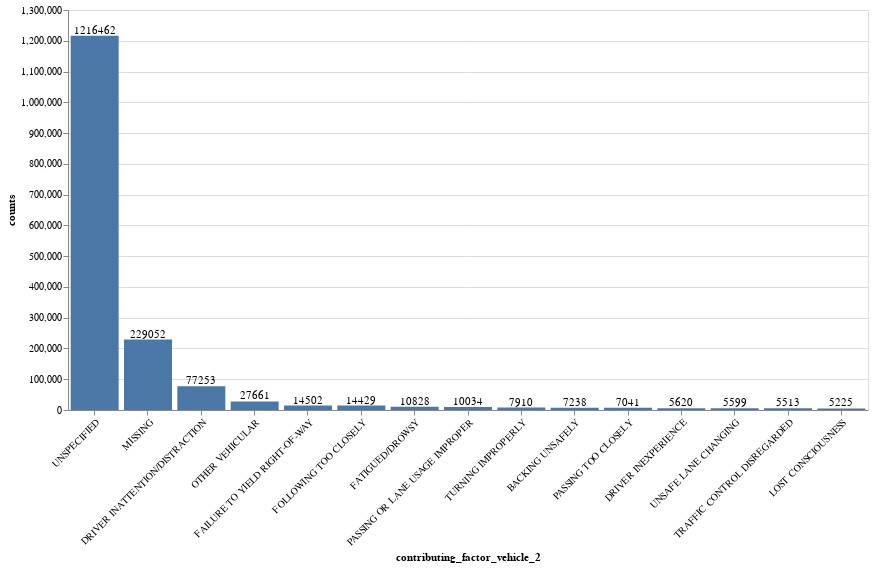

The cell this chart's notebook holds for it:
### Code cell
source = data_df.groupby('contributing_factor_vehicle_2').size().sort_values(ascending=False).to_frame('counts').reset_index().nlargest(15, 'counts')

bars = alt.Chart().mark_bar().encode(
    x=alt.X('contributing_factor_vehicle_2:N', sort='-y', axis=alt.Axis(labelAngle=-45)),
    y=alt.Y('counts:Q'),
)

texts = bars.mark_text(
    align='center',
    baseline='bottom',
).encode(
    text='counts:Q'
)

alt.layer(bars, texts, data=source).properties(
    width=800,
    height=400
)

### Figure 1 — Vega-Lite specification as saved in the notebook (floating-point values rounded to 4 significant figures)
{"config": {"view": {"continuousWidth": 400, "continuousHeight": 300}}, "layer": [{"mark": "bar", "encoding": {"x": {"type": "nominal", "axis": {"labelAngle": -45}, "field": "contributing_factor_vehicle_2", "sort": "-y"}, "y": {"type": "quantitative", "field": "counts"}}}, {"mark": {"type": "text", "align": "center", "baseline": "bottom"}, "encoding": {"text": {"type": "quantitative", "field": "counts"}, "x": {"type": "nominal", "axis": {"labelAngle": -45}, "field": "contributing_factor_vehicle_2", "sort": "-y"}, "y": {"type": "quantitative", "field": "counts"}}}], "data": {"name": "data-c3ab5751b80a76a01cc3bac76a612979"}, "height": 400, "width": 800, "$schema": "https://vega.github.io/schema/vega-lite/v4.8.1.json", "datasets": {"data-c3ab5751b80a76a01cc3bac76a612979": [{"contributing_factor_vehicle_2": "UNSPECIFIED", "counts": 1216462}, {"contributing_factor_vehicle_2": "MISSING", "counts": 229052}, {"contributing_factor_vehicle_2": "DRIVER INATTENTION/DISTRACTION", "counts": 77253}, {"contributing_factor_vehicle_2": "OTHER VEHICULAR", "counts": 27661}, {"contributing_factor_vehicle_2": "FAILURE TO YIELD RIGHT-OF-WAY", "counts": 14502}, {"contributing_factor_vehicle_2": "FOLLOWING TOO CLOSELY", "counts": 14429}, {"contributing_factor_vehicle_2": "FATIGUED/DROWSY", "counts": 10828}, {"contributing_factor_vehicle_2": "PASSING OR LANE USAGE IMPROPER", "counts": 10034}, {"contributing_factor_vehicle_2": "TURNING IMPROPERLY", "counts": 7910}, {"contributing_factor_vehicle_2": "BACKING UNSAFELY", "counts": 7238}, {"contributing_factor_vehicle_2": "PASSING TOO CLOSELY", "counts": 7041}, {"contributing_factor_vehicle_2": "DRIVER INEXPERIENCE", "counts": 5620}, {"contributing_factor_vehicle_2": "UNSAFE LANE CHANGING", "counts": 5599}, {"contributing_factor_vehicle_2": "TRAFFIC CONTROL DISREGARDED", "counts": 5513}, {"contributing_factor_vehicle_2": "LOST CONSCIOUSNESS", "counts": 5225}]}}
